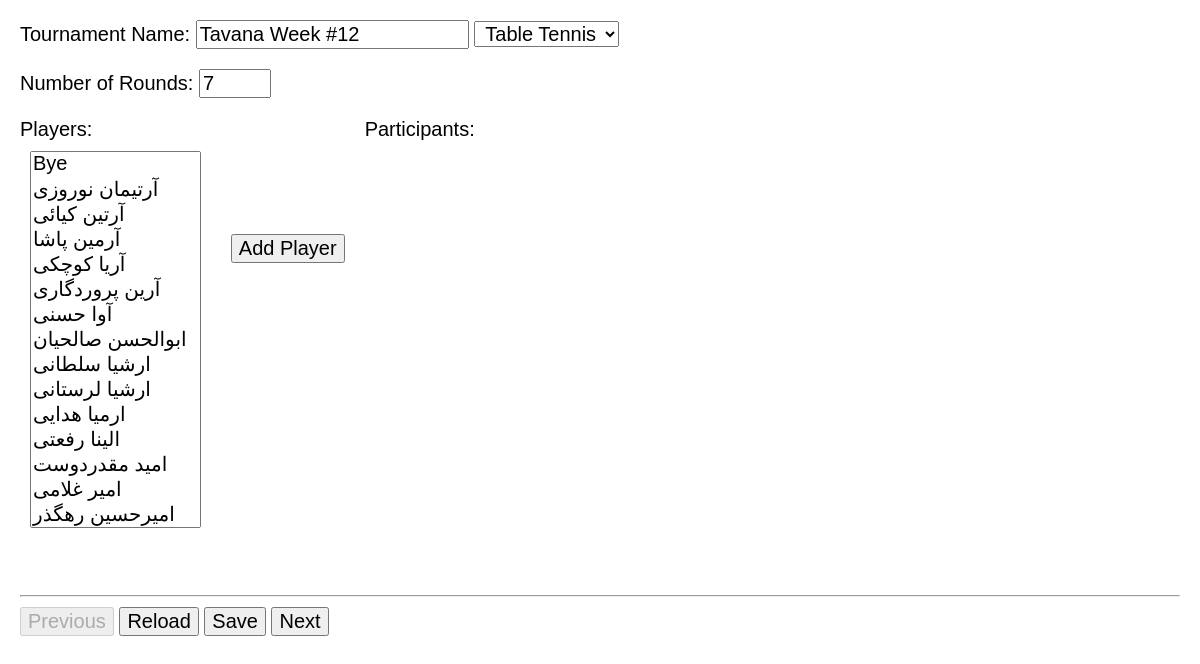
Page /112/tournament/ on the earlier database version.
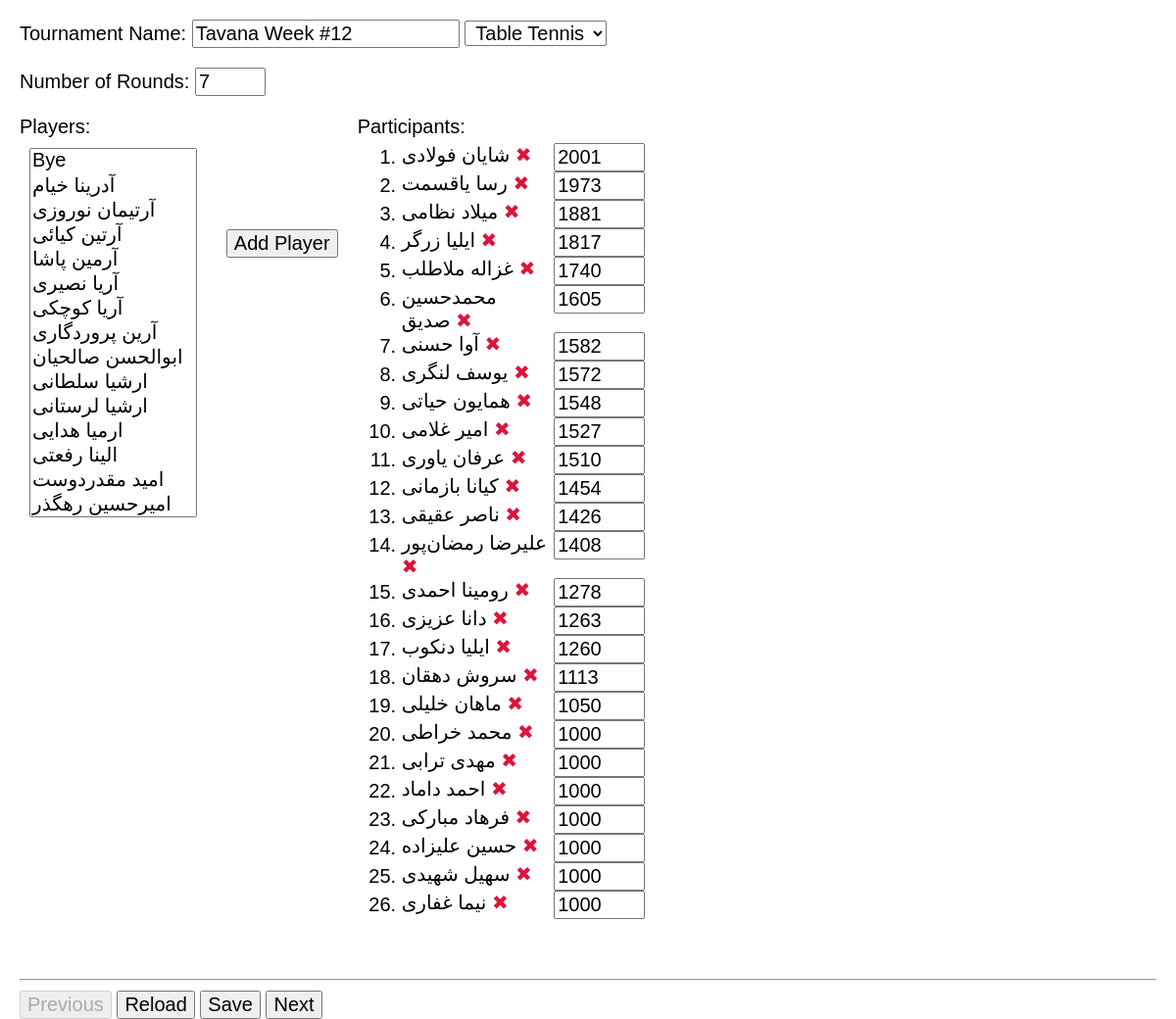
Same page on the later database version.
### app/models.py (models this page shows)
class Tournament(models.Model):
    name = models.CharField(max_length=100, null=False, unique=True)
    sport = models.ForeignKey(Sport(), on_delete=models.CASCADE, null=True)
    number_of_rounds = models.IntegerField(null=True)
    class Meta:
        ordering = ['sport', 'name', ]
    def __str__(self):
        return self.name

class Sport(models.Model):
    name = models.CharField(max_length=20, unique=True, null=False)
    def __str__(self):
        return self.name

class Participant(models.Model):
    tournament = models.ForeignKey(Tournament, on_delete=models.CASCADE)
    player = models.ForeignKey(Player, on_delete=models.CASCADE)
    initial_rating = models.IntegerField(null=True)
    class Meta:
        unique_together = ['tournament', 'player', ]
        ordering = ['tournament', 'player', ]
    def __str__(self):
        return '{} ({})'.format(self.player, self.tournament)

class Player(models.Model):
    firstname = models.CharField(max_length=20)
    lastname = models.CharField(max_length=30)
    class Meta:
        ordering = ['firstname', 'lastname', ]
        unique_together = ['firstname', 'lastname', ]
    def __str__(self):
        return self.firstname+' '+self.lastname

### app/views.py (the view)
# urls.py: path('tournament/', views.tournament),
def tournament(request, tournamentId=None):
    print('==========tournament==========')
    print(tournamentId)
    players_list = models.Player.objects.all().order_by('firstname', 'lastname')
    sports_list = models.Sport.objects.all()
    theTour = models.Tournament.objects.get(
        id=tournamentId) if tournamentId else None
    participants = models.Participant.objects.filter(
        tournament=theTour).order_by('-initial_rating')
    context = {'tournament': theTour, 'sports_list': sports_list,
               'players_list': players_list,
               'participants': participants, }
    print(context)
    return render(request, 'tournament.html', context)

### app/templates/tournament.html (shortened to what this page needs)
{% extends "template.html" %}
{% load static %}
{% block content %}
<form id="theForm" method="POST">
    <p>
        <label>Tournament Name:
            <input type="text" name="tournamentName" placeholder="Enter tournament name" required
                value="{{ tournament.name }}">
        </label>
        <select name="sport" style="text-align: center;">
            {% for sport in sports_list %}
            <option value="{{ sport }}" "{% if sport == tournament.sport %} selected {% endif %}"> {{sport}} </option>
            {% endfor %}
        </select>
    </p>
    <p>
        <label>Number of Rounds:
            <input type="number" min=1 max=15 size=5 name="number_of_rounds" required
                value="{{ tournament.number_of_rounds }}">
        </label>
    </p>
    <div style="display: flex; flex-wrap: wrap;">
        <div>
            Players: <br>
            <select id="selPlayers" multiple=true size=15 style="margin: 10px;">
                {% for player in players_list %}
                <option value="{{ player.id }}">{{ player.firstname }} {{ player.lastname }}</option>
                {% endfor %}
            </select>
        </div>
        <div style="padding:10% 20px; display: flex; align-items: baseline;">
            <input type="button" value="Add Player" onclick="add_participant()">
        </div>
        <div>
            Participants:
            <ol id="olParticipants" style="margin:5px;">
                {% for participant in participants %}
                <li id="{{ participant.player.id }}">
                    <span style="display:inline-block; width:150px; vertical-align:top;"> {{ participant.player }}
                        <a href="#" tabindex=-1 onclick="remove_participant(event)" class="remove" title="remove">
                            &#10006; </a>
                    </span>
                    <input type="text" placeholder="Rating" size=5 oninput="check_int(event)" required
                        value="{{ participant.initial_rating }}">
                </li>
                {% endfor %}
            </ol>
        </div>
    </div>
    <label id="lblError" class="error" style="padding-left: 8em;"></label>
</form>
{% endblock %}

### app/templates/template.html (shortened to what this page needs)
<!DOCTYPE html>
<html>
{% load static %}
<head>
    <link rel=stylesheet href="{% static 'style.css' %}" type=text/css>
</head>
<body onload="load()">
    {% block content %} {% endblock %}
    <br>
    <footer>
        <hr>
        <button id="btnPrevious" onclick="previous()"> Previous </button>
        <button id="btnReload" onclick="reload()"> Reload </button>
        <button id="btnSave" onclick="save()"> Save </button>
        <button id="btnNext" onclick="next()"> Next </button>
    </footer>
</body>
</html>

### app/static/style.css (style rules this page uses)
body { font-family: Calibri, Arial, sans-serif; font-size: 20px; margin: 0px 20px; }
* { font-family: Calibri, Arial, sans-serif; font-size: 20px; }
label.error { color: crimson; }
a.remove { color: crimson; text-decoration: none; }
input { margin-left: 0em; }

Differences in the rows shown:
added Participant: player "شایان فولادی", initial_rating "2001"
added Participant: player "رسا یاقسمت", initial_rating "1973"
added Participant: player "میلاد نظامی", initial_rating "1881"
added Participant: player "ایلیا زرگر", initial_rating "1817"
added Participant: player "غزاله ملاطلب", initial_rating "1740"
added Participant: player "محمدحسین صدیق", initial_rating "1605"
added Participant: player "آوا حسنی", initial_rating "1582"
added Participant: player "یوسف لنگری", initial_rating "1572"
added Participant: player "همایون حیاتی", initial_rating "1548"
added Participant: player "امیر غلامی", initial_rating "1527"
added Participant: player "عرفان یاوری", initial_rating "1510"
added Participant: player "کیانا بازمانی", initial_rating "1454"
added Participant: player "ناصر عقیقی", initial_rating "1426"
added Participant: player "علیرضا رمضان‌پور", initial_rating "1408"
added Participant: player "رومینا احمدی", initial_rating "1278"
added Participant: player "دانا عزیزی", initial_rating "1263"
added Participant: player "ایلیا دنکوب", initial_rating "1260"
added Participant: player "سروش دهقان", initial_rating "1113"
added Participant: player "ماهان خلیلی", initial_rating "1050"
added Participant: player "محمد خراطی", initial_rating "1000"
added Participant: player "مهدی ترابی", initial_rating "1000"
added Participant: player "احمد داماد", initial_rating "1000"
added Participant: player "فرهاد مبارکی", initial_rating "1000"
added Participant: player "حسین علیزاده", initial_rating "1000"
added Participant: player "سهیل شهیدی", initial_rating "1000"
added Participant: player "نیما غفاری", initial_rating "1000"
Other differences:
form field value: "Bye / آرتیمان نوروزی / آرتین کیائی / آرمین پاشا / آریا کوچکی / آرین پروردگاری / آوا حسنی / ابوالحسن صالحیان / ارشیا سلطانی / ارشیا لرستانی / ارمیا هدایی / الینا رفعتی / امید مقدردوست / امیر غلامی / امیرحسین رهگذر" → "Bye / آدرینا خیام / آرتیمان نوروزی / آرتین کیائی / آرمین پاشا / آریا نصیری / آریا کوچکی / آرین پروردگاری / ابوالحسن صالحیان / ارشیا سلطانی / ارشیا لرستانی / ارمیا هدایی / الینا رفعتی / امید مقدردوست / امیرحسین رهگذر"
